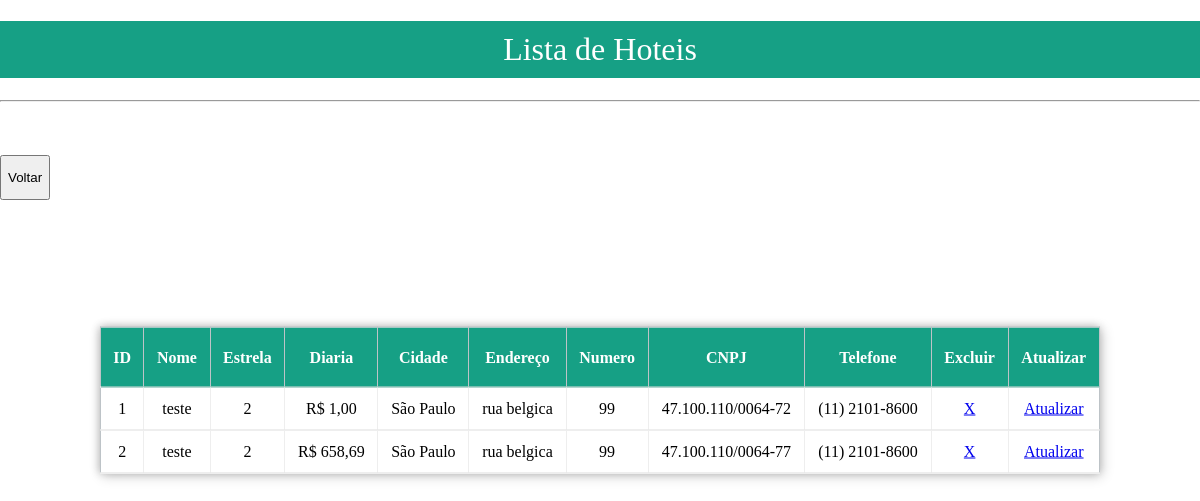
Screenshot of /lista with the database file from the repository.
### app.py (models this page shows, shortened)
class HotelModel (banco.Model):
    __tablename__ = 'hoteis'
    hotel_id = banco.Column(banco.Integer, primary_key=True, autoincrement=True)
    nome = banco.Column(banco.String(80), nullable=False)
    estrela = banco.Column(banco.String(4), nullable=False)
    diaria = banco.Column(banco.String(10), nullable=False)
    cidade = banco.Column(banco.String(80), nullable=False)
    endereco = banco.Column(banco.String(100), nullable=False)
    numero = banco.Column(banco.Integer, nullable=False)
    cnpj = banco.Column(banco.String(18), unique=True)
    telefone_contato = banco.Column(banco.String(15), nullable=False)

### app.py (the view)
@app.route("/lista")
def lista():
    hotel = HotelModel.query.all()
    return render_template("lista.html", hotel=hotel)

### templates/lista.html (shortened to what this page needs)
<!DOCTYPE html>
<html>
<head>
     <link rel="stylesheet" href="{{ url_for('static', filename='css/stylelista.css') }}">
</head>
<body>
<h1>Lista de Hoteis</h1>
<hr>
<table border="1">
    <tr id="header">
        <th>ID</th>
        <th>Nome</th>
        <th>Estrela</th>
        <th>Diaria</th>
        <th>Cidade</th>
        <th>Endereço</th>
        <th>Numero</th>
        <th>CNPJ</th>
        <th>Telefone</th>
        <th>Excluir</th>
        <th>Atualizar</th>
    </tr>
    {% for hoteis in hotel %}
    <tr id="dados">
        <td>{{ hoteis.hotel_id }}</td>
        <td>{{ hoteis.nome }}</td>
        <td>{{ hoteis.estrela }}</td>
        <td>{{ hoteis.diaria }}</td>
        <td>{{ hoteis.cidade }}</td>
        <td>{{ hoteis.endereco }}</td>
        <td>{{ hoteis.numero }}</td>
        <td>{{ hoteis.cnpj}}</td>
        <td>{{ hoteis.telefone_contato}}</td>
        <td><a href="/excluir/{{ hoteis.hotel_id }}" id="excluir">X</a></td>
        <td><a href="/atualizar/{{hoteis.hotel_id }}" id="atualizar">Atualizar</a></td>
    </tr>
    {% endfor %}
</table>
<button onclick="location.href = 'http://127.0.0.1:5000/';" class="button">Voltar</button>
</body>
</html>

### static/css/stylelista.css (style rules this page uses)
body { padding: 0; margin: 0; font-size: Verdana, Geneva, Tahoma, sans-serif; }
table { position: absolute; left: 50%; top: 50%; transform: translate(-50%, -50%); border-collapse: collapse; width: 1000px; height: 100px; border: 1px solid #bdc3c7; box-shadow: 2px 2px 12px rgba(0, 0, 0, 0.2), -1px -1px 8px rgba(0, 0, 0, 0.2); }
tr { transition: all .2s ease-in; text-align: left; border-bottom: 1px solid #ddd; }
tr#dados { border: none; transition: all .2s ease-in; text-align: left; border-bottom: 1px solid #ddd; }
th,td { padding: 12px; text-align: center; border-bottom: 1px solid #ddd; }
#header { background-color: #16a085; color: #fff; height: 60px; }
h1 { font-weight: 500; text-align: center; background-color: #16a085; color: #fff; padding: 10px 0px; }
.button { height: 45px; margin: 45px 0; }

### rows the page displays
HotelModel: hotel_id "1", nome "teste", estrela "2", diaria "R$ 1,00", cidade "São Paulo", endereco "rua belgica", numero "99", cnpj "47.100.110/0064-72", telefone_contato "(11) 2101-8600"
HotelModel: hotel_id "2", nome "teste", estrela "2", diaria "R$ 658,69", cidade "São Paulo", endereco "rua belgica", numero "99", cnpj "47.100.110/0064-77", telefone_contato "(11) 2101-8600"
